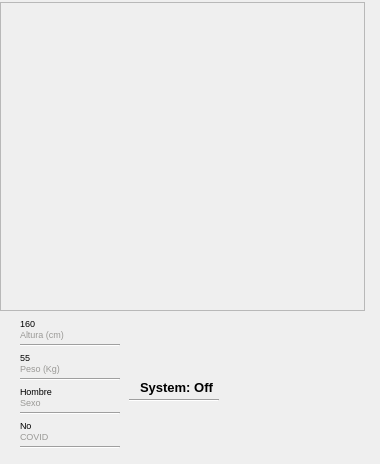
     <widget class="QFrame" name="frame_6">
      <property name="minimumSize">
       <size>
        <width>380</width>
        <height>460</height>
       </size>
      </property>
      <property name="maximumSize">
       <size>
        <width>16777215</width>
        <height>16777215</height>
       </size>
      </property>
      <property name="frameShape">
       <enum>QFrame::NoFrame</enum>
      </property>
      <property name="frameShadow">
       <enum>QFrame::Raised</enum>
      </property>
      <layout class="QGridLayout" name="gridLayout_2">
       <property name="leftMargin">
        <number>0</number>
       </property>
       <property name="topMargin">
        <number>0</number>
       </property>
       <property name="rightMargin">
        <number>0</number>
       </property>
       <property name="bottomMargin">
        <number>0</number>
       </property>
       <property name="spacing">
        <number>0</number>
       </property>
       <item row="1" column="0">
        <widget class="QFrame" name="frame_8">
         <property name="minimumSize">
          <size>
           <width>360</width>
           <height>155</height>
          </size>
         </property>
         <property name="maximumSize">
          <size>
           <width>379</width>
           <height>155</height>
          </size>
         </property>
         <property name="font">
          <font>
           <pointsize>15</pointsize>
          </font>
         </property>
         <property name="frameShape">
          <enum>QFrame::NoFrame</enum>
         </property>
         <property name="frameShadow">
          <enum>QFrame::Raised</enum>
         </property>
         <layout class="QHBoxLayout" name="horizontalLayout_6">
          <property name="spacing">
           <number>0</number>
          </property>
          <property name="leftMargin">
           <number>0</number>
          </property>
          <property name="topMargin">
           <number>0</number>
          </property>
          <property name="rightMargin">
           <number>0</number>
          </property>
          <property name="bottomMargin">
           <number>0</number>
          </property>
          <item>
           <widget class="QFrame" name="frame_9">
            <property name="minimumSize">
             <size>
              <width>120</width>
              <height>170</height>
             </size>
            </property>
            <property name="maximumSize">
             <size>
              <width>16777215</width>
              <height>16777215</height>
             </size>
            </property>
            <property name="font">
             <font>
              <pointsize>7</pointsize>
             </font>
            </property>
            <property name="frameShape">
             <enum>QFrame::NoFrame</enum>
            </property>
            <property name="frameShadow">
             <enum>QFrame::Raised</enum>
            </property>
            <layout class="QGridLayout" name="gridLayout_3">
             <property name="leftMargin">
              <number>20</number>
             </property>
             <property name="topMargin">
              <number>4</number>
             </property>
             <property name="rightMargin">
              <number>0</number>
             </property>
             <property name="bottomMargin">
              <number>30</number>
             </property>
             <property name="spacing">
              <number>0</number>
             </property>
             <item row="0" column="0">
              <layout class="QVBoxLayout" name="verticalLayout_8">
               <property name="spacing">
                <number>0</number>
               </property>
               <property name="bottomMargin">
                <number>0</number>
               </property>
               <item>
                <widget class="QLabel" name="label_5">
                 <property name="font">
                  <font>
                   <pointsize>7</pointsize>
                  </font>
                 </property>
                 <property name="text">
                  <string>160</string>
                 </property>
                 <property name="alignment">
                  <set>Qt::AlignBottom|Qt::AlignLeading|Qt::AlignLeft</set>
                 </property>
                </widget>
               </item>
               <item>
                <widget class="QLabel" name="label_7">
                 <property name="font">
                  <font>
                   <pointsize>7</pointsize>
                  </font>
                 </property>
                 <property name="styleSheet">
                  <string notr="true">color: rgb(154, 153, 150);</string>
                 </property>
                 <property name="text">
                  <string>Altura (cm)</string>
                 </property>
                 <property name="alignment">
                  <set>Qt::AlignLeading|Qt::AlignLeft|Qt::AlignTop</set>
                 </property>
                </widget>
               </item>
               <item>
                <widget class="Line" name="line">
                 <property name="orientation">
                  <enum>Qt::Horizontal</enum>
                 </property>
                </widget>
               </item>
              </layout>
             </item>
             <item row="1" column="0">
              <layout class="QVBoxLayout" name="verticalLayout_9">
               <property name="spacing">
                <number>0</number>
               </property>
               <property name="bottomMargin">
                <number>0</number>
               </property>
               <item>
                <widget class="QLabel" name="label_15">
                 <property name="font">
                  <font>
                   <pointsize>7</pointsize>
                  </font>
                 </property>
                 <property name="text">
                  <string>55</string>
                 </property>
                 <property name="alignment">
                  <set>Qt::AlignBottom|Qt::AlignLeading|Qt::AlignLeft</set>
                 </property>
                </widget>
               </item>
               <item>
                <widget class="QLabel" name="label_16">
                 <property name="font">
                  <font>
                   <pointsize>7</pointsize>
                  </font>
                 </property>
                 <property name="styleSheet">
                  <string notr="true">color: rgb(154, 153, 150);</string>
                 </property>
                 <property name="text">
                  <string>Peso (Kg)</string>
                 </property>
                 <property name="alignment">
                  <set>Qt::AlignLeading|Qt::AlignLeft|Qt::AlignTop</set>
                 </property>
                </widget>
               </item>
               <item>
                <widget class="Line" name="line_2">
                 <property name="orientation">
                  <enum>Qt::Horizontal</enum>
                 </property>
                </widget>
               </item>
              </layout>
             </item>
             <item row="2" column="0">
              <layout class="QVBoxLayout" name="verticalLayout_10">
               <property name="spacing">
                <number>0</number>
               </property>
               <property name="bottomMargin">
                <number>0</number>
               </property>
               <item>
                <widget class="QLabel" name="label_17">
                 <property name="font">
                  <font>
                   <pointsize>7</pointsize>
                  </font>
                 </property>
                 <property name="text">
                  <string>Hombre</string>
                 </property>
                 <property name="alignment">
                  <set>Qt::AlignBottom|Qt::AlignLeading|Qt::AlignLeft</set>
                 </property>
                </widget>
               </item>
               <item>
                <widget class="QLabel" name="label_37">
                 <property name="font">
                  <font>
                   <pointsize>7</pointsize>
                  </font>
                 </property>
                 <property name="styleSheet">
                  <string notr="true">color: rgb(154, 153, 150);</string>
                 </property>
                 <property name="text">
                  <string>Sexo</string>
                 </property>
                 <property name="alignment">
                  <set>Qt::AlignLeading|Qt::AlignLeft|Qt::AlignTop</set>
                 </property>
                </widget>
               </item>
               <item>
                <widget class="Line" name="line_3">
                 <property name="orientation">
                  <enum>Qt::Horizontal</enum>
                 </property>
                </widget>
               </item>
              </layout>
             </item>
             <item row="3" column="0">
              <layout class="QVBoxLayout" name="verticalLayout_16">
               <property name="spacing">
                <number>0</number>
               </property>
               <property name="bottomMargin">
                <number>0</number>
               </property>
               <item>
                <widget class="QLabel" name="label_38">
                 <property name="font">
                  <font>
                   <pointsize>7</pointsize>
                  </font>
                 </property>
                 <property name="text">
                  <string>No</string>
                 </property>
                 <property name="alignment">
                  <set>Qt::AlignBottom|Qt::AlignLeading|Qt::AlignLeft</set>
                 </property>
                </widget>
               </item>
               <item>
                <widget class="QLabel" name="label_39">
                 <property name="font">
                  <font>
                   <pointsize>7</pointsize>
                  </font>
                 </property>
                 <property name="styleSheet">
                  <string notr="true">color: rgb(154, 153, 150);</string>
                 </property>
                 <property name="text">
                  <string>COVID</string>
                 </property>
                 <property name="alignment">
                  <set>Qt::AlignLeading|Qt::AlignLeft|Qt::AlignTop</set>
                 </property>
                </widget>
               </item>
               <item>
                <widget class="Line" name="line_4">
                 <property name="orientation">
                  <enum>Qt::Horizontal</enum>
                 </property>
                </widget>
               </item>
              </layout>
             </item>
            </layout>
           </widget>
          </item>
          <item>
           <widget class="QFrame" name="frame_10">
            <property name="minimumSize">
             <size>
              <width>270</width>
              <height>150</height>
             </size>
            </property>
            <property name="maximumSize">
             <size>
              <width>16777215</width>
              <height>16777215</height>
             </size>
            </property>
            <property name="frameShape">
             <enum>QFrame::NoFrame</enum>
            </property>
            <property name="frameShadow">
             <enum>QFrame::Raised</enum>
            </property>
            <layout class="QGridLayout" name="gridLayout">
             <item row="0" column="1" rowspan="2" colspan="2">
              <widget class="QLabel" name="img_on_off">
               <property name="minimumSize">
                <size>
                 <width>120</width>
                 <height>115</height>
                </size>
               </property>
               <property name="maximumSize">
                <size>
                 <width>120</width>
                 <height>100</height>
                </size>
               </property>
               <property name="styleSheet">
                <string notr="true">border-image: url(:/logos/Images/old-man.jpg);</string>
               </property>
               <property name="text">
                <string/>
               </property>
               <property name="scaledContents">
                <bool>true</bool>
               </property>
              </widget>
             </item>
             <item row="0" column="0" rowspan="2">
              <layout class="QVBoxLayout" name="verticalLayout_12">
               <property name="spacing">
                <number>0</number>
               </property>
               <property name="topMargin">
                <number>47</number>
               </property>
               <property name="bottomMargin">
                <number>50</number>
               </property>
               <item>
                <widget class="QLabel" name="lb_on_off">
                 <property name="minimumSize">
                  <size>
                   <width>95</width>
                   <height>30</height>
                  </size>
                 </property>
                 <property name="maximumSize">
                  <size>
                   <width>50</width>
                   <height>20</height>
                  </size>
                 </property>
                 <property name="font">
                  <font>
                   <pointsize>10</pointsize>
                   <weight>75</weight>
                   <bold>true</bold>
                  </font>
                 </property>
                 <property name="whatsThis">
                  <string>&lt;html&gt;&lt;head/&gt;&lt;body&gt;&lt;p&gt;System: Off&lt;/p&gt;&lt;/body&gt;&lt;/html&gt;</string>
                 </property>
                 <property name="text">
                  <string>System: Off</string>
                 </property>
                 <property name="alignment">
                  <set>Qt::AlignCenter</set>
                 </property>
                </widget>
               </item>
               <item>
                <widget class="Line" name="line_5">
                 <property name="minimumSize">
                  <size>
                   <width>90</width>
                   <height>0</height>
                  </size>
                 </property>
                 <property name="maximumSize">
                  <size>
                   <width>80</width>
                   <height>16777215</height>
                  </size>
                 </property>
                 <property name="orientation">
                  <enum>Qt::Horizontal</enum>
                 </property>
                </widget>
               </item>
              </layout>
             </item>
            </layout>
           </widget>
          </item>
         </layout>
        </widget>
       </item>
       <item row="0" column="0">
        <widget class="QFrame" name="frame_11">
         <property name="minimumSize">
          <size>
           <width>365</width>
           <height>309</height>
          </size>
         </property>
         <property name="maximumSize">
          <size>
           <width>360</width>
           <height>305</height>
          </size>
         </property>
         <property name="frameShape">
          <enum>QFrame::StyledPanel</enum>
         </property>
         <property name="frameShadow">
          <enum>QFrame::Raised</enum>
         </property>
         <layout class="QVBoxLayout" name="verticalLayout_17">
          <property name="spacing">
           <number>0</number>
          </property>
          <property name="leftMargin">
           <number>0</number>
          </property>
          <property name="topMargin">
           <number>0</number>
          </property>
          <property name="rightMargin">
           <number>0</number>
          </property>
          <property name="bottomMargin">
           <number>0</number>
          </property>
          <item>
           <widget class="PlotWidget" name="graphWidget" native="true"/>
          </item>
         </layout>
        </widget>
       </item>
      </layout>
     </widget>
